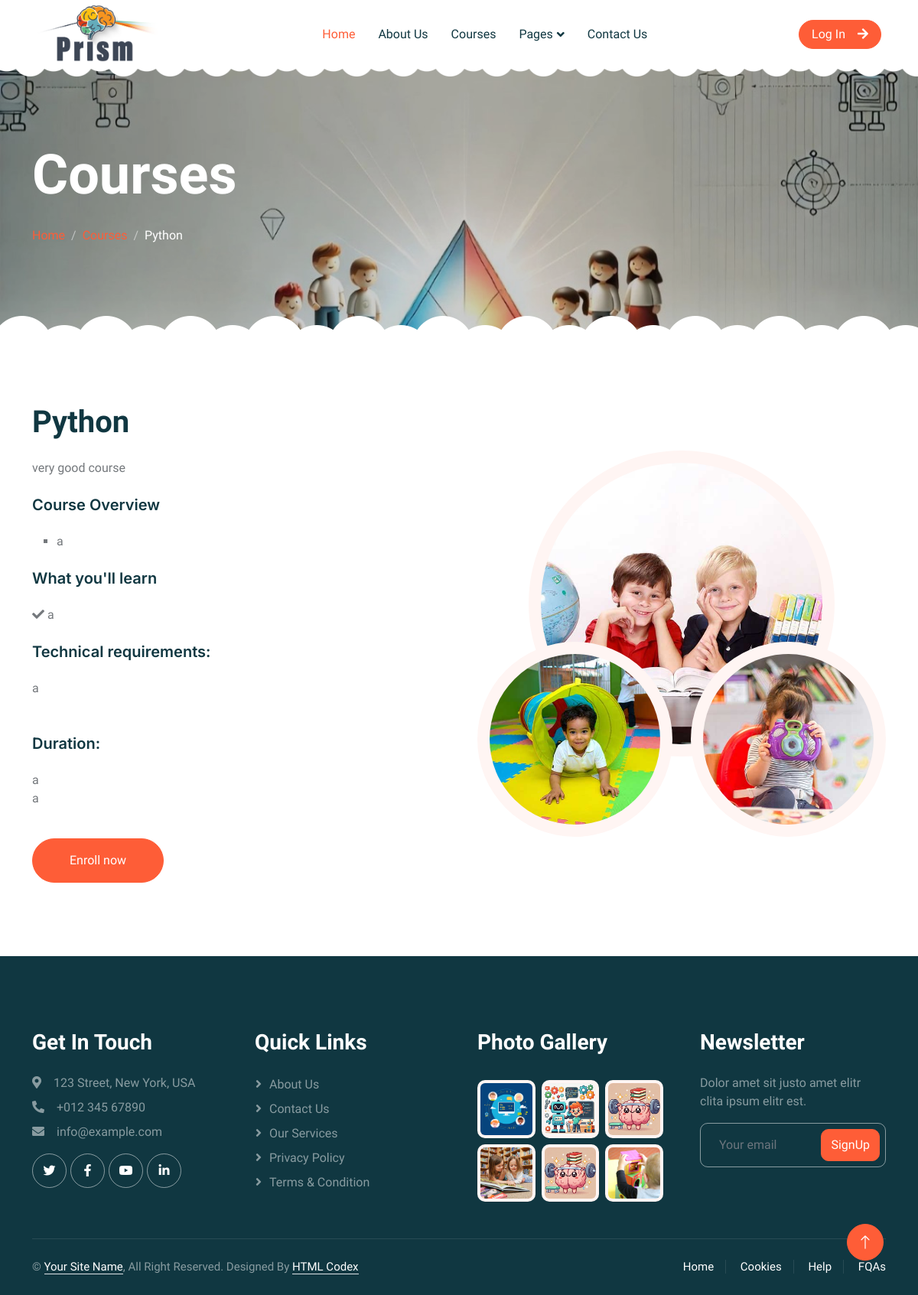
The app's page /students/courseDetails/2/ with its own data.
### common_App/models.py (models this page shows, shortened)
class Courses(models.Model):
  type = (
        ("Online Course","Online"),
        ("On-Site Course","Offline"),
    )
  age  = (
          ("5-7","5-7"),
          ("7-9","7-9"),
          ("9-11","9-11"),
          ("11+","11+"),
        )
  category = (
               ("Programming","Programming"),
               ("Robotics","Robotics"),
               ("Strong Mind","Strong Mind"),
             )
  is_active =( ("Active Now","Active Now"),
               ("Coming Soon","Coming Soon"),
        )
  name          = models.CharField(max_length=50,null=True)
  description   = models.TextField(max_length=400,null=True)
  course_overview   = models.TextField(max_length=400,null=True)
  what_you_will_learn = models.TextField(max_length=800,null=True)
  requirments   = models.TextField(max_length=200,null=True)
  course_duration   = models.TextField(max_length=200,null=True)
  session_duration  = models.TextField(max_length=  200,null=True)
  level         = models.IntegerField(max_length=5,null=True)
  price         = models.IntegerField(max_length=10,null=True)
  kitId         = models.OneToOneField(ToolKit,null=True,blank=True,on_delete=models.CASCADE)
  maxNmberofstudents        = models.IntegerField(max_length=20,null=True)
  CourseStatus = models.CharField(max_length=50,choices=type,null=True)
  age = models.CharField(max_length=50,choices=age,null=True)
  category = models.CharField(max_length=50,choices=category,null=True)
  image         = models.ImageField(null=True,blank=True)
  is_active     = models.CharField(max_length=50,choices=is_active,null=True)

### Students/views.py (the view)
# urls.py: path('courseDetails/<str:course_id>/', views.courseDetails,name='courseDetails'),
def courseDetails(request,course_id):
    course_details=Courses.objects.get(id=course_id)
    context={'course':course_details}
    return render (request,'StudentsApp/CourseDetails.html',context)

### Templates/StudentsApp/CourseDetails.html
{% extends 'Main.html' %}
{% load static %}
{% block content1 %}
        <div class="container-xxl py-5 page-header position-relative mb-5">
            <div class="container py-5">
                <h1 class="display-2 text-white animated slideInDown mb-4"> Courses</h1>
                <nav aria-label="breadcrumb animated slideInDown">
                    <ol class="breadcrumb">
                        <li class="breadcrumb-item"><a href="#">Home</a></li>
                        <li class="breadcrumb-item"><a href="#">Courses</a></li>
                        <li class="breadcrumb-item text-white active" aria-current="page">Python</li>
                    </ol>
                </nav>
            </div>
        </div>
        <div class="container-xxl py-5">
            <div class="container">
                <div class="row g-5 align-items-center">
                    <div class="col-lg-6 wow fadeInUp" data-wow-delay="0.1s">
                        <h1 class="mb-4">  {{course.name}}</h1>
                        <p>
                            {{course.description}}
                            <p class="mb-4">
                                <h5 class="mb-4">Course Overview</h5>
                                <ul style="list-style-type: square;">
                                    {% for line in course.course_overview.splitlines %}
                                <li>  {{line}} <br></li>
                                {% endfor%}
                                  </ul>
                            </p>
                            <p class="mb-4">
                                <h5 class="mb-4">What you'll learn</h5>
                                {% for line in course.what_you_will_learn.splitlines %}
                                <i class="fa fa-check"></i>  {{line}} <br>
                                {% endfor%}
                            </p>
                            <p class="mb-4">
                                <h5 class="mb-4">Technical requirements:</h5>
                                {% for line1 in course.requirments.splitlines %}
                                  {{line1}} <br>
                                {% endfor%}
                                <br>
                            </p>
                            <p class="mb-4">
                                <h5 class="mb-4">Duration:</h5>
                                  {{course.course_duration}} <br>
                                  {{course.session_duration}} <br>
                                <br>
                            </p>
                        </p>
                        <div class="row g-4 align-items-center">
                            <div class="col-sm-6">
                                <a class="btn btn-primary rounded-pill py-3 px-5" href="{% url 'application' course.id %}">Enroll now</a>
                            </div>
                        </div>
                    </div>
                    <div class="col-lg-6 about-img wow fadeInUp" data-wow-delay="0.5s">
                        <div class="row">
                            <div class="col-12 text-center">
                                <img class="img-fluid w-75 rounded-circle bg-light p-3" src="{% static 'img/about-1.jpg' %}" alt="">
                            </div>
                            <div class="col-6 text-start" style="margin-top: -150px;">
                                <img class="img-fluid w-100 rounded-circle bg-light p-3" src="{% static 'img/about-2.jpg' %}" alt="">
                            </div>
                            <div class="col-6 text-end" style="margin-top: -150px;">
                                <img class="img-fluid w-100 rounded-circle bg-light p-3" src="{% static 'img/about-3.jpg' %}" alt="">
                            </div>
                        </div>
                    </div>
                </div>
            </div>
        </div>
 {% endblock content1 %}

### static/css/style.css (style rules this page uses)
:root { --primary: #FE5D37; --light: #FFF5F3; --dark: #103741; }
.btn { font-weight: 500; transition: .5s; }
.btn.btn-primary { color: #FFFFFF; }
h1, h2, h3, h4, .h1, .h2, .h3, .h4, .display-1, .display-2, .display-3, .display-4, .display-5, .display-6 { font-family: 'Lobster Two', cursive; font-weight: 700; }
h5, h6, .h5, .h6 { font-weight: 600; }
.header-carousel::before, .header-carousel::after, .page-header::before, .page-header::after { position: absolute; content: ""; width: 100%; height: 10px; top: 0; left: 0; background: url(../img/bg-header-top.png) center center repeat-x; z-index: 1; }
.header-carousel::after, .page-header::after { height: 19px; top: auto; bottom: 0; background: url(../img/bg-header-bottom.png) center center repeat-x; }
.page-header { background: linear-gradient(rgba(0, 0, 0, .2), rgba(0, 0, 0, .2)), url(../img/carousel-1.jpg) center center no-repeat; background-size: cover; }
.breadcrumb-item + .breadcrumb-item::before { color: rgba(255, 255, 255, .5); }
.about-img img { transition: .5s; }

### records on screen
Courses: name "Python", description "very good course", course_duration "a", session_duration "a"

### other values on screen
{{ line }} "a"
{{ line1 }} "a"
